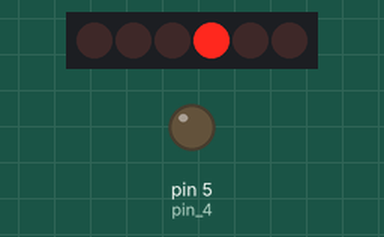
Recording of a sketch running on a simulated Arduino Uno, built with avr-gcc and run on an emulated ATmega328P. Parts: 6×1 LED matrix, output pins drawn as LEDs (lit = HIGH). Wiring (inferred from the names in the program): charlieplexed LEDs: lines pin 2, pin 3, pin 4. Pins used as bus, display or sensor lines are not drawn.

Above: at 0.14 s.
At 4.94 s:
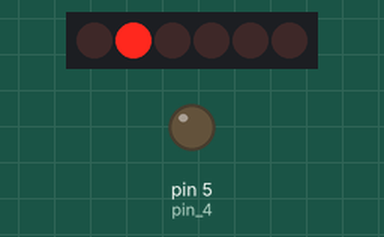
At 9.92 s:
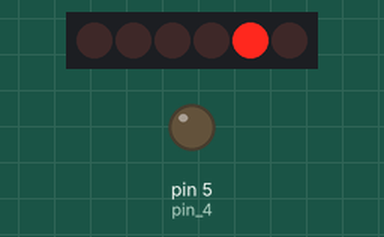
At 18.06 s:
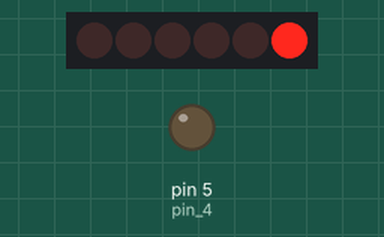
Timing chart, 0 to 40.0 s (numbered marks = the images above):
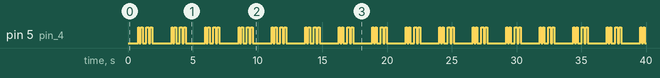

Measured:
- by itself, pin 5 (pin_4): repeats every 2.6 s: LOW 0.10 s, HIGH 0.15 s, LOW 0.28 s, HIGH 0.21 s, LOW 0.13 s, HIGH 0.14 s, LOW 1.5 s, HIGH 0.11 s
- by itself, everything shown: repeats every 18.1 s, in 135 steps

The sketch:

_04._CharliePlexing.ino
```cpp
#include "CharliePlexing.h"

void setup()
{
}

void loop()
{
  int v = 0;
  for (int i=1; i < 12; i++) {
    light_up(i);
    v = v + 15;
    delay(200 - v);
  }

  for (int i=12; i > 1; i--) {
    light_up(i);
    v = v - 15;
    delay(200 - v);
  }
}
```

CharliePlexing.cpp
```cpp
#include "CharliePlexing.h"

int pin_1 = 2;
int pin_2 = 3;
int pin_3 = 4;
int pin_4 = 5;

void ch_flex(int w1, int w2, int w3, int w4)
{
  if (w1 == 0) pinMode(pin_1, INPUT);
  else pinMode(pin_1, OUTPUT);

  if (w2 == 0) pinMode(pin_2, INPUT);
  else pinMode(pin_2, OUTPUT);

  if (w3 == 0) pinMode(pin_3, INPUT);
  else pinMode(pin_3, OUTPUT);

  if (w4 == 0) pinMode(pin_4, INPUT);
  else pinMode(pin_4, OUTPUT);

  if (w1 == 1) digitalWrite(pin_1, HIGH);
  else digitalWrite(pin_1, LOW);

  if (w2 == 1) digitalWrite(pin_2, HIGH);
  else digitalWrite(pin_2, LOW);

  if (w3 == 1) digitalWrite(pin_3, HIGH);
  else digitalWrite(pin_3, LOW);

  if (w4 == 1) digitalWrite(pin_4, HIGH);
  else digitalWrite(pin_4, LOW);
}

void light_up(int no)
{
  switch(no) {
    case  0: ch_flex(0, 0, 0, 0); break;
    case  1: ch_flex(0, 1, -1, 0); break;
    case  2: ch_flex(0, -1, 1, 0); break;
    case  3: ch_flex(1, 0, -1, 0); break;
    case  4: ch_flex(-1, 0, 1, 0); break;
    case  5: ch_flex(0, 1, 0, -1); break;
    case  6: ch_flex(0, -1, 0, 1); break;
    case  7: ch_flex(1, 0, 0, -1); break;
    case  8: ch_flex(-1, 0, 0, 1); break;
    case  9: ch_flex(0, 0, -1, 1); break;
    case 10: ch_flex(0, 0, 1, -1); break;
    case 11: ch_flex(-1, 1, 0, 0); break;
    case 12: ch_flex(1, -1, 0, 0); break;
  }
}
```

CharliePlexing.h
```cpp
#ifndef CHARLIEPLEXING_H
#define CHARLIEPLEXING_H

#include <Arduino.h>

void ch_flex(int w1, int w2, int w3, int w4);
void light_up(int no);

#endif // CHARLIEPLEXING_H
```
